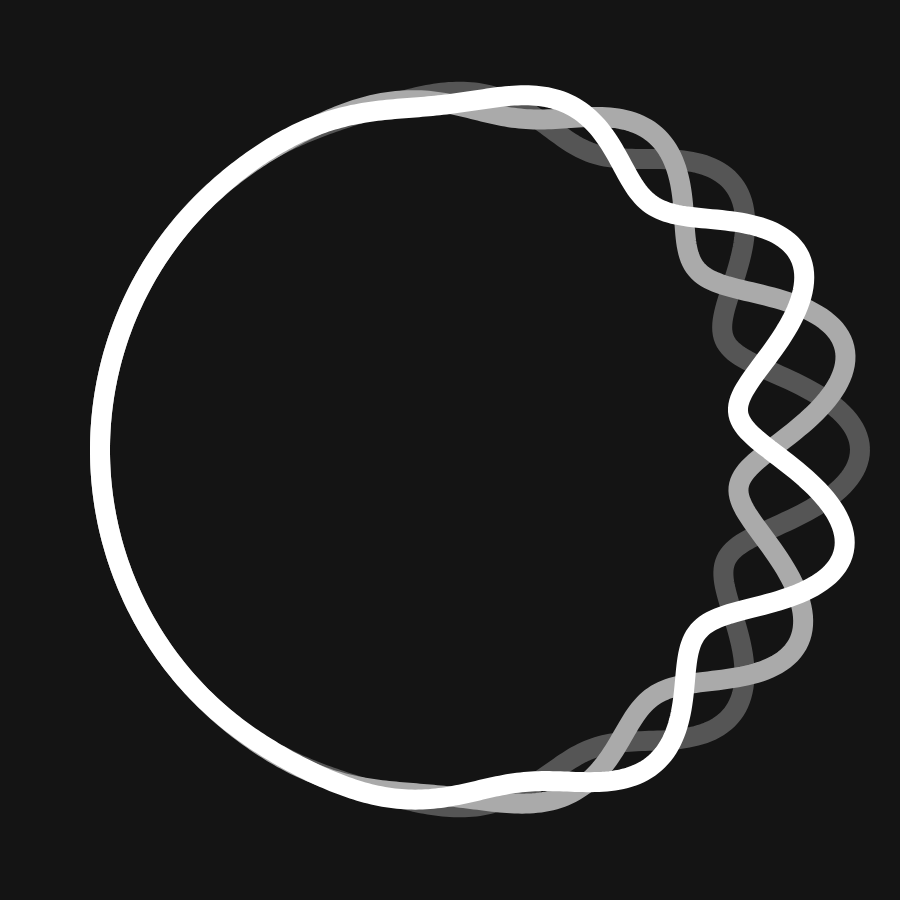
Frame 1 (no input)
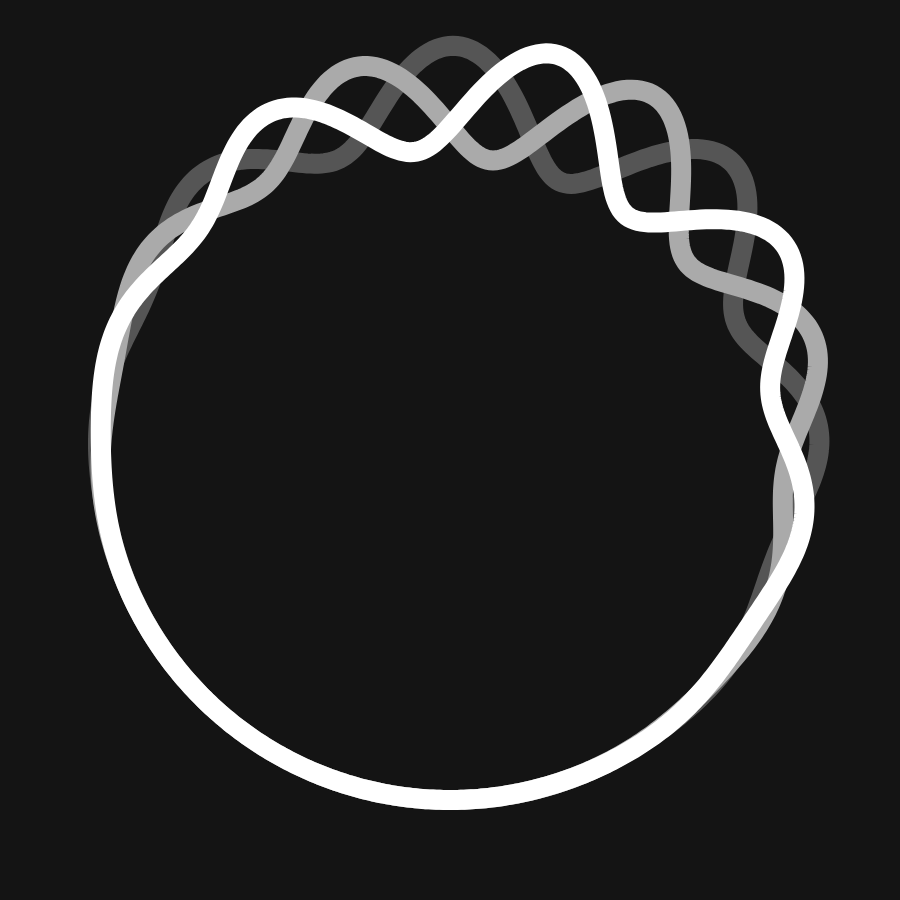
Frame 60 (no input)
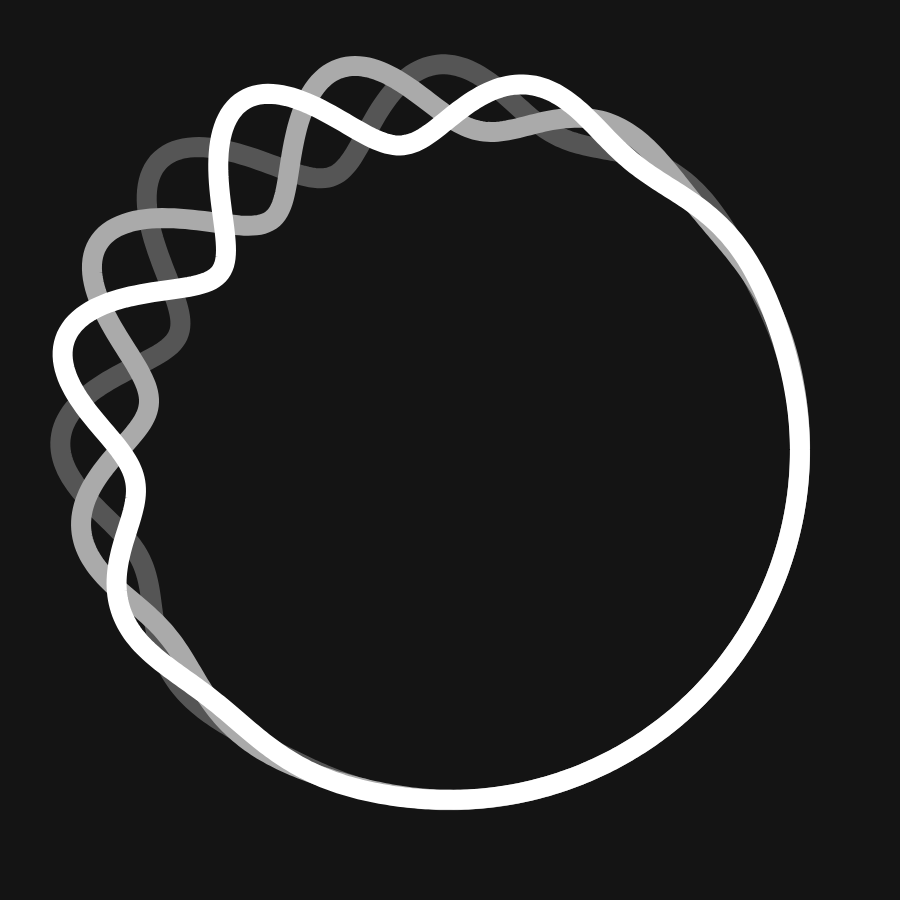
Frame 120 (the mouse pressed at the canvas centre since frame 60)

The p5.js sketch that drew these frames (run headless with seeded random() and noise() and a simulated clock; from frame 60 on, the mouse is pressed at the canvas centre):

// p5.js sketch
// ── sketch.js
//my p5 implementation of the circle wave done in d3 by mike bostock https://bl.ocks.org/mbostock/2d466ec3417722e3568cd83fc35338e3
var angleIncrement = 0.01;
var r = 350;
var l =0;
var c =85;

function setup() {
 createCanvas(900,900);


}

function draw() {
	l = l+ 0.02;
	background(20);
	translate (width/2,height/2);
	strokeWeight(20);
	noFill()
	for(var k =0 ; k<3; k++){
		beginShape();
		stroke(c);
	  	for(var angle =0; angle< 2* Math.PI; angle= angle + angleIncrement){
	  		var radius  = r + cos(angle*8 + 2*k*Math.PI/3 ) * pow((1 + cos(angle+l)) / 2, 3) * 60;
	  		vertex(radius*cos(angle),radius*sin(angle));
	  	}
	  	endShape()
	  	c = c +85;
	}
	c=85;
}
